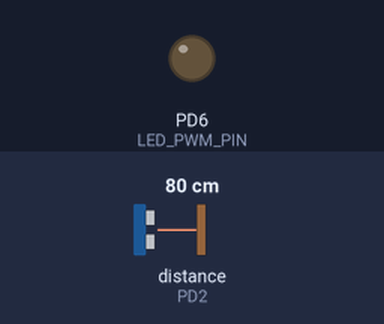
A program run on a simulated ATmega328P, built with avr-gcc and emulated at 16 MHz. Shown: output pins drawn as LEDs (lit = HIGH). Wiring (inferred from the names in the program): ultrasonic range finder: trigger PD7; echo PD2. The test bench sets the inputs (shaded band); at power-on: distance to the obstacle (sensor on PD2) 80 cm. The echo pulse lasts 58.3 µs per cm; pins used as bus, display or sensor lines are not drawn.

Above: at 1.2 s.
1.3 s: distance to the obstacle (sensor on PD2) set to 2 cm
At 2.4 s:
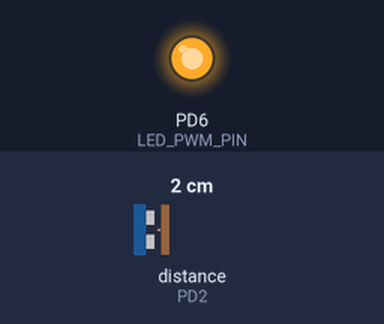
2.8 s: distance to the obstacle (sensor on PD2) set to 9 cm
At 4.0 s:
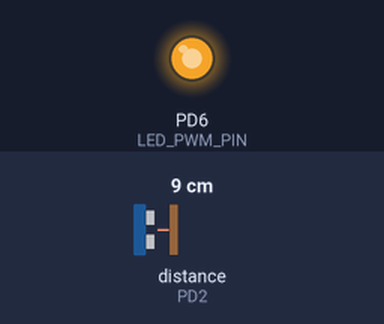
4.3 s: distance to the obstacle (sensor on PD2) set to 18 cm
At 5.0 s:
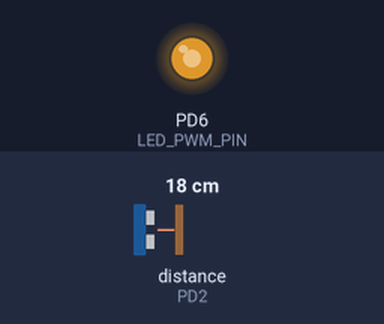
5.8 s: distance to the obstacle (sensor on PD2) set to 35 cm
At 6.6 s:
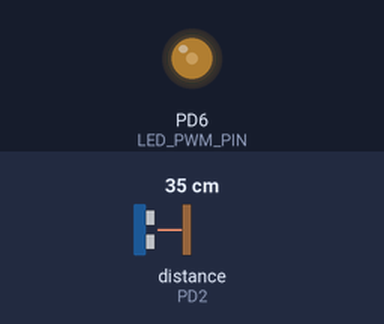
Timing chart, 0 to 8.3 s (numbered marks = the images above; inputs shaded):
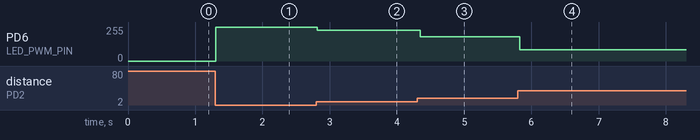

Measured:
- after the input at 1.3 s, PD6 (LED_PWM_PIN): 0/255 → 255/255 at once
- after the input at 2.8 s, PD6 (LED_PWM_PIN): 255/255 → 232/255 at once
- after the input at 4.3 s, PD6 (LED_PWM_PIN): 232/255 → 181/255 after 0.05 s
- after the input at 5.8 s, PD6 (LED_PWM_PIN): 181/255 → 85/255 at once

The program:

main.c
```c
#define F_CPU 16000000UL
#include <avr/io.h>
#include <util/delay.h>
#include <stdint.h>

#define TRIG_PIN    PD7  // Arduino D7 -> PD7 (TRIG)
#define ECHO_PIN    PD2  // Arduino D2 -> PD2 (ECHO)
#define LED_PWM_PIN PD6  // Arduino D6 -> PD6 (OC0A PWM LED)

/* Parámetros de mapeo

   Distancia [cm] a la que el LED está al máximo y al mínimo
   Más cerca -> más brillo  */

#define DMIN_CM  5     // <= DMIN -> brillo máx
#define DMAX_CM 50     // >= DMAX -> brillo mín
#define INVERT_BRIGHTNESS 0 // 0: cerca = brillo alto, 1: lejos = brillo alto

// PWM en Timer0, OC0A (D6)
static void pwm0_init(void) {
    DDRD |= (1 << LED_PWM_PIN);  // D6 salida
    // Fast PWM 8-bit, no invertido en OC0A
    TCCR0A = (1 << COM0A1) | (1 << WGM01) | (1 << WGM00);
    // Prescaler = 64 -> ~976 Hz (flicker-free para LED)
    TCCR0B = (1 << CS01) | (1 << CS00);
    OCR0A = 0; // duty inicial
}

// HC-SR04: TRIG/ECHO
static void hcsr04_init(void) {
    DDRD |=  (1 << TRIG_PIN);   // TRIG salida
    DDRD &= ~(1 << ECHO_PIN);   // ECHO entrada
    PORTD &= ~(1 << TRIG_PIN);  // TRIG en 0
}

// Timer1 para medir ECHO
// Prescaler = 8 -> 0.5 us por tick (16 MHz / 8)

static void timer1_init(void) {
    TCCR1A = 0x00;
    TCCR1B = (1 << CS11);   // prescaler 8
    TCCR1C = 0x00;
}

// Lee una medición en cm, retorna -1 si hay timeout
static int16_t hcsr04_read_cm(void) {
    // Pulso TRIG de 10 us
    PORTD &= ~(1 << TRIG_PIN);
    _delay_us(2);
    PORTD |=  (1 << TRIG_PIN);
    _delay_us(10);
    PORTD &= ~(1 << TRIG_PIN);

    // Empezamos a contar
    TCNT1 = 0;

    // Esperar flanco de subida en ECHO (timeout ~30 ms)
    while (!(PIND & (1 << ECHO_PIN))) {
        if (TCNT1 > 60000) return -1;
    }

    // Reiniciar conteo en flanco de subida
    TCNT1 = 0;

    // Esperar flanco de bajada (timeout ~30 ms)
    while (PIND & (1 << ECHO_PIN)) {
        if (TCNT1 > 60000) return -1;
    }

    uint16_t ticks = TCNT1;          // ticks de 0.5 us
    uint16_t cm = (uint16_t)(ticks / 116); // (ticks*0.5us)/58us/cm = ticks/116
    return (int16_t)cm;
}

// Mapear distancia a duty (0..255) con saturación
static uint8_t distance_to_duty(uint16_t cm) {
    if (cm <= DMIN_CM) {
#if INVERT_BRIGHTNESS
        return 0;
#else
        return 255;
#endif
    }
    if (cm >= DMAX_CM) {
#if INVERT_BRIGHTNESS
        return 255;
#else
        return 0;
#endif
    }
    uint32_t num;
#if INVERT_BRIGHTNESS
    num = (uint32_t)(cm - DMIN_CM) * 255u;
#else
    num = (uint32_t)(DMAX_CM - cm) * 255u;
#endif
    return (uint8_t)(num / (DMAX_CM - DMIN_CM));
}

int main(void) {
    pwm0_init();
    hcsr04_init();
    timer1_init();

    while (1) {
        int16_t cm = hcsr04_read_cm();
        if (cm >= 0) {
            OCR0A = distance_to_duty((uint16_t)cm);
        } else {
            // Sin lectura -> LED apagado
            OCR0A = 0;
        }
        _delay_ms(60);
    }
}
```
